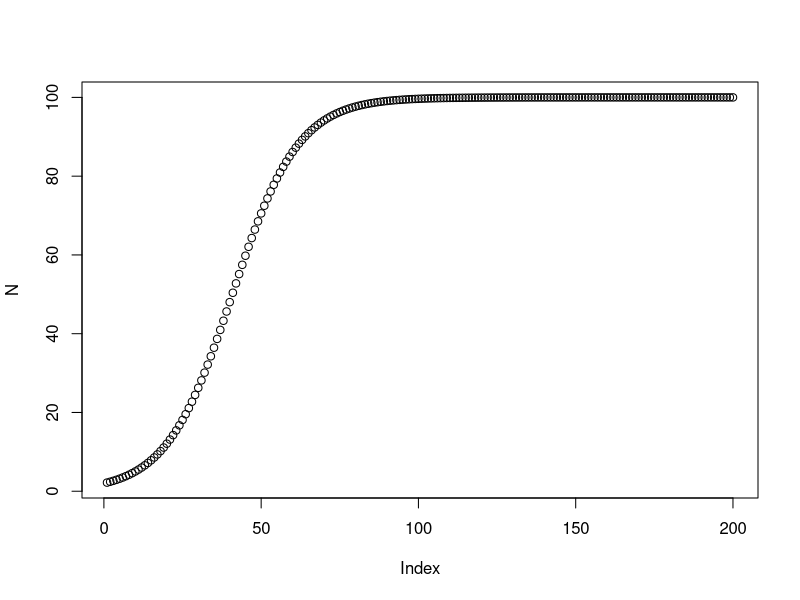

Write R code to recreate this figure. (Note: this script raises an error after producing the figure.)
a <- 1.1
b <- 0.001
T <- 200
N <- numeric(length(T)) # fills vector with 0
n <- 2
t<-1
while (t <= T) {
  n <- a*n/(1+b*n)
  N[t] <- n 
  t<-t+1}
plot(N)


sq <- function (x) x^2

sq(3); sq(9); sq(-2);

f <- function (x, y = 3) { a <- sq(x)
                           a+y
}
f(3,0); f(2,2); f(3);


hat <- "hat"
hattrick <- function (y) {
  hat <<- "rabbit"
  2*y }
hattrick(5); hat


f <- function (x) { y <- 2*x
                    print(x)
                    print(y)
                    print(z) }
f(3)
